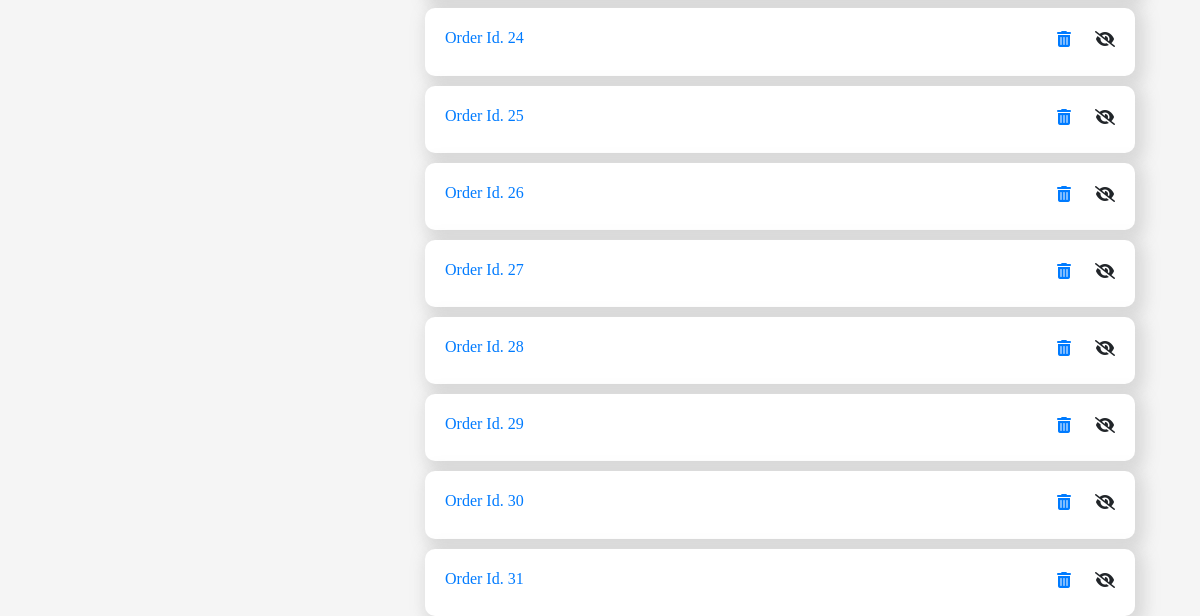
The page /orders (lower part) on the database as committed earlier.
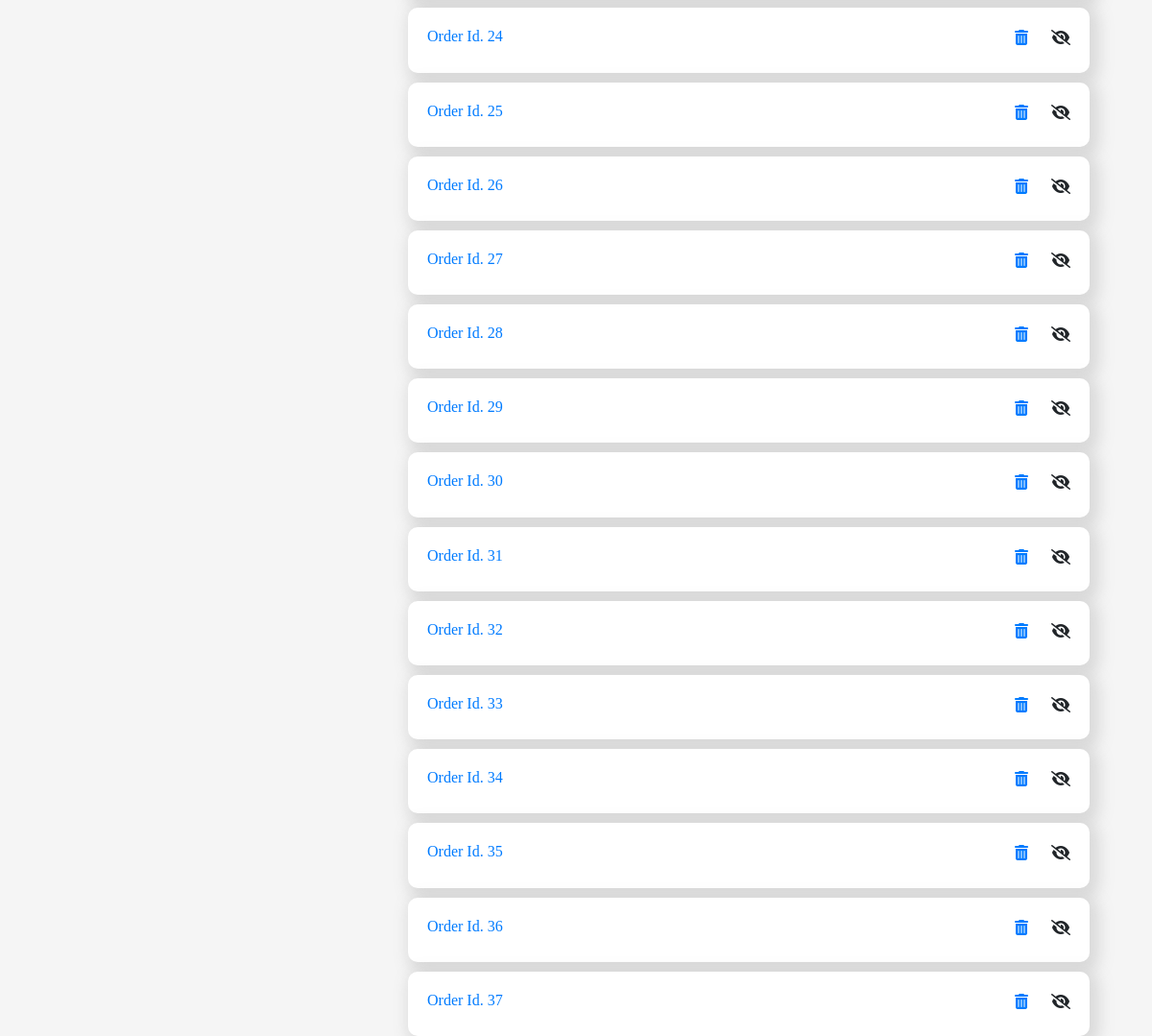
The same page on the database as committed later.
### models.py (models this page shows, shortened)
class Order(db.Model):
    id = db.Column(db.Integer, primary_key=True)
    order = db.Column(db.String(), nullable=False)
    user = db.Column(db.String(),nullable=False)
    phone = db.Column(db.String(), nullable=False)
    location = db.Column(db.String(), nullable=False)
    branch = db.Column(db.String(), nullable=False)
    date_created = db.Column(db.DateTime, default=datetime.utcnow)
    total = db.Column(db.String)
    delivered = db.Column(db.Boolean, default=False)

### app.py (the view)
@app.route('/orders')
def orders():
    orders = Order.query.all()
    return render_template('orders.html', orders=orders)

### templates/orders.html (shortened to what this page needs)
{% extends "dash.html" %}
{% block body %}
<div class="container">
    {% for order in orders %}
    <div class="strip">
        <a href="{{url_for('order', id=order.id)}}">
            <h6>Order Id. {{order.id}}</h6>
        </a>
            <div class="actions">
                <a href="{{url_for('delete', id=order.id)}}">
                <i class="fas fa-trash-alt" style="margin-right: 20px;"></i>
            </a>
                <i class="fas fa-eye-slash "></i>
            </div>
        </div>
        {% endfor %}
</div>
{% endblock %}

Rows that differ between the two databases and show on the page:
added Order: id "32"
added Order: id "33"
added Order: id "34"
added Order: id "35"
added Order: id "36"
added Order: id "37"
